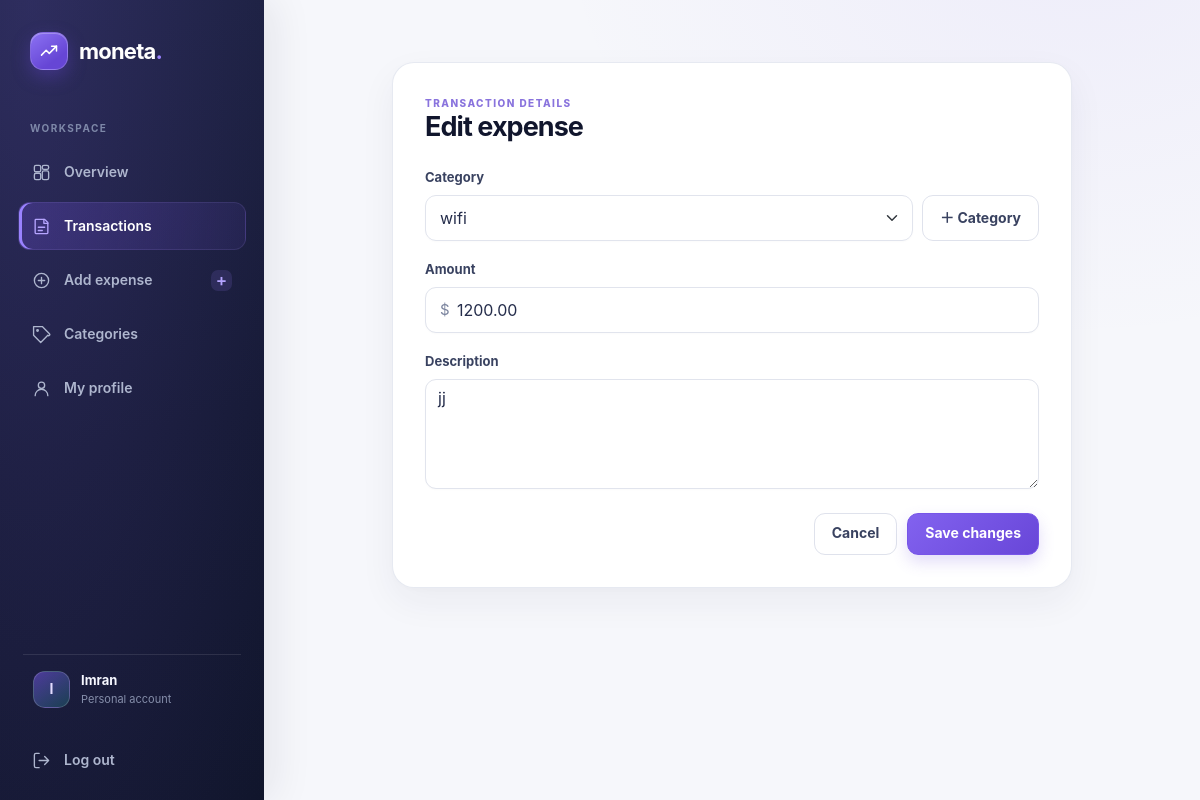
/expense/update/26/ (signed in), run on the app's committed database.
### myapp/models.py (models this page shows, shortened)
class Expense(models.Model):
    user = models.ForeignKey(User,on_delete=models.CASCADE)
    category = models.ForeignKey(Categories,on_delete=models.SET_NULL,null=True)
    amount = models.DecimalField(max_digits=10,decimal_places=2)
    description = models.TextField()
    date = models.DateField(auto_now_add=True)

class Categories(models.Model):
    name = models.CharField(100,null=False,blank=False)
    user = models.ForeignKey(User, on_delete=models.CASCADE, null=True, blank=True, related_name="expense_categories")
    class Meta:
        ordering = ["name"]

### myapp/views.py (the view, shortened to what this page needs)
# urls.py: path('expense/update/<int:expense_id>/',views.expense_update,name='expense_update'),
@login_required(login_url="login")
def expense_update(request, expense_id):
    data = get_object_or_404(Expense, user=request.user, id=expense_id)
    category = Categories.objects.filter(Q(user__isnull=True) | Q(user=request.user))
    expense = data
    context = {"category": category, "expense": expense}
    return render(request, "expense_form.html", context)

### myapp/templates/expense_form.html (shortened to what this page needs)
{% extends "base.html" %}
{% block content %}
<section class="card form-card">
  <span class="eyebrow">TRANSACTION DETAILS</span>
  <h1>{% if expense %}Edit expense{% else %}Add an expense{% endif %}</h1>
  <form method="post" class="d-grid gap-3">{% csrf_token %}
    <div><label for="expenseCategory" class="form-label">Category</label><div class="category-select-row"><select id="expenseCategory" name="category" class="form-select" required><option value="">Choose a category</option>{% for item in category %}<option value="{{ item.id }}" {% if item.id == expense.category_id %}selected{% endif %}>{{ item.name }}{% if item.user_id %} · Custom{% endif %}</option>{% endfor %}</select><a class="btn btn-outline-dark" href="{% url 'category_list' %}" title="Create a category">＋ Category</a></div></div>
    <div><label for="expenseAmount" class="form-label">Amount</label><div class="amount-input-wrap"><span>$</span><input id="expenseAmount" type="number" name="amount" class="form-control" value="{{ expense.amount|default:'' }}" min="0.01" step="0.01" placeholder="0.00" required></div></div>
    <div><label for="expenseDescription" class="form-label">Description</label><textarea id="expenseDescription" rows="4" name="description" class="form-control" placeholder="What was this expense for?" required>{{ expense.description|default:'' }}</textarea></div>
    <div class="form-actions"><a href="{% url 'expense_list' %}" class="btn btn-outline-dark">Cancel</a><button type="submit" class="btn btn-dark">{% if expense %}Save changes{% else %}Save expense{% endif %}</button></div>
  </form>
</section>
{% endblock %}

### myapp/templates/base.html (shortened to what this page needs)
{% load static %}
<!DOCTYPE html>
<html lang="en">
  <head>
    <link rel="stylesheet" href="{% static 'css/bootstrap.min.css' %}">
    <link rel="stylesheet" href="{% static 'css/animate.min.css' %}">
    <link rel="stylesheet" href="{% static 'css/app.css' %}">
  </head>
  <body>
    <aside class="app-sidebar" id="appSidebar" aria-label="Main navigation">
      <a class="brand sidebar-brand" href="{% url 'home' %}">
        <span class="brand-mark" aria-hidden="true">
          <svg viewBox="0 0 32 32"><path d="M6 21.5 12.2 15l4.2 4.2L26 9.5"/><path d="M19.5 9.5H26v6.5"/></svg>
        </span>
        <span>moneta<span class="brand-period">.</span></span>
      </a>
      <div class="sidebar-label">WORKSPACE</div>
      <nav class="sidebar-nav" aria-label="Workspace">
        {% if user.is_authenticated %}
          <a class="sidebar-link{% if request.resolver_match.url_name == 'home' %} is-active{% endif %}" href="{% url 'home' %}"{% if request.resolver_match.url_name == 'home' %} aria-current="page"{% endif %}>
            <svg viewBox="0 0 24 24" aria-hidden="true"><rect x="3" y="3" width="8" height="8" rx="2"/><rect x="13" y="3" width="8" height="5" rx="2"/><rect x="13" y="10" width="8" height="11" rx="2"/><rect x="3" y="13" width="8" height="8" rx="2"/></svg>
            <span>Overview</span>
          </a>
          <a class="sidebar-link{% if request.resolver_match.url_name == 'expense_list' or request.resolver_match.url_name == 'expense_update' or request.resolver_match.url_name == 'expense_delete' %} is-active{% endif %}" href="{% url 'expense_list' %}"{% if request.resolver_match.url_name == 'expense_list' or request.resolver_match.url_name == 'expense_update' or request.resolver_match.url_name == 'expense_delete' %} aria-current="page"{% endif %}>
            <svg viewBox="0 0 24 24" aria-hidden="true"><path d="M8 3h8l4 4v13a1 1 0 0 1-1 1H5a1 1 0 0 1-1-1V4a1 1 0 0 1 1-1h3Z"/><path d="M15 3v5h5M8 13h8M8 17h5"/></svg>
            <span>Transactions</span>
          </a>
          <a class="sidebar-link{% if request.resolver_match.url_name == 'expense_create' %} is-active{% endif %}" href="{% url 'expense_create' %}"{% if request.resolver_match.url_name == 'expense_create' %} aria-current="page"{% endif %}>
            <svg viewBox="0 0 24 24" aria-hidden="true"><circle cx="12" cy="12" r="9"/><path d="M12 8v8M8 12h8"/></svg>
            <span>Add expense</span>
            <span class="nav-link-hint" aria-hidden="true">+</span>
          </a>
          <a class="sidebar-link{% if request.resolver_match.url_name == 'category_list' %} is-active{% endif %}" href="{% url 'category_list' %}"><svg viewBox="0 0 24 24" aria-hidden="true"><path d="M20 13 11 22l-9-9V2h11l9 9a1.4 1.4 0 0 1-2 2Z"/><circle cx="7" cy="7" r="1"/></svg><span>Categories</span></a>
          <a class="sidebar-link{% if request.resolver_match.url_name == 'profile' %} is-active{% endif %}" href="{% url 'profile' %}"><svg viewBox="0 0 24 24" aria-hidden="true"><circle cx="12" cy="8" r="4"/><path d="M4 21a8 8 0 0 1 16 0"/></svg><span>My profile</span></a>
        {% endif %}
      </nav>
      <div class="sidebar-bottom">
        {% if user.is_authenticated %}
          <div class="sidebar-account">
            <span class="account-avatar" aria-hidden="true">{{ user.username|slice:":1"|upper }}</span>
            <span class="account-copy">
              <span class="account-name">{{ user.first_name|default:user.username }}</span>
              <span class="account-caption">Personal account</span>
            </span>
          </div>
          <a class="sidebar-link sidebar-logout" href="{% url 'logout' %}">
            <svg viewBox="0 0 24 24" aria-hidden="true"><path d="M9 21H5a2 2 0 0 1-2-2V5a2 2 0 0 1 2-2h4M16 17l5-5-5-5M21 12H9"/></svg>
            <span>Log out</span>
          </a>
        {% endif %}
      </div>
    </aside>
    <main class="app-main" id="mainContent">
      <div class="main-content">
        {% block content %}
        {% endblock %}
      </div>
    </main>
  </body>
</html>

### data on the page
Expense: category "wifi", amount "1200.00", description "jj"

### other printed values
{{ user.username|slice:":1"|upper }} "I"
{{ user.first_name|default:user.username }} "Imran"
